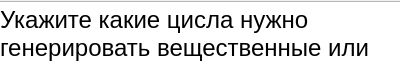
<?xml version="1.0" encoding="UTF-8"?>
<ui version="4.0">
 <class>Form</class>
 <widget class="QWidget" name="Form">
  <property name="geometry">
   <rect>
    <x>0</x>
    <y>0</y>
    <width>400</width>
    <height>65</height>
   </rect>
  </property>
  <property name="windowTitle">
   <string>Form</string>
  </property>
  <widget class="QTextBrowser" name="textBrowser">
   <property name="geometry">
    <rect>
     <x>-5</x>
     <y>1</y>
     <width>411</width>
     <height>301</height>
    </rect>
   </property>
   <property name="html">
    <string>&lt;!DOCTYPE HTML PUBLIC &quot;-//W3C//DTD HTML 4.0//EN&quot; &quot;http://www.w3.org/TR/REC-html40/strict.dtd&quot;&gt;
&lt;html&gt;&lt;head&gt;&lt;meta name=&quot;qrichtext&quot; content=&quot;1&quot; /&gt;&lt;style type=&quot;text/css&quot;&gt;
p, li { white-space: pre-wrap; }
&lt;/style&gt;&lt;/head&gt;&lt;body style=&quot; font-family:'.AppleSystemUIFont'; font-size:13pt; font-weight:400; font-style:normal;&quot;&gt;
&lt;p style=&quot; margin-top:0px; margin-bottom:0px; margin-left:0px; margin-right:0px; -qt-block-indent:0; text-indent:0px;&quot;&gt;&lt;span style=&quot; font-size:18pt;&quot;&gt;Укажите какие цисла нужно генерировать вещественные или натуральные&lt;/span&gt;&lt;/p&gt;&lt;/body&gt;&lt;/html&gt;</string>
   </property>
  </widget>
 </widget>
 <resources/>
 <connections/>
</ui>
